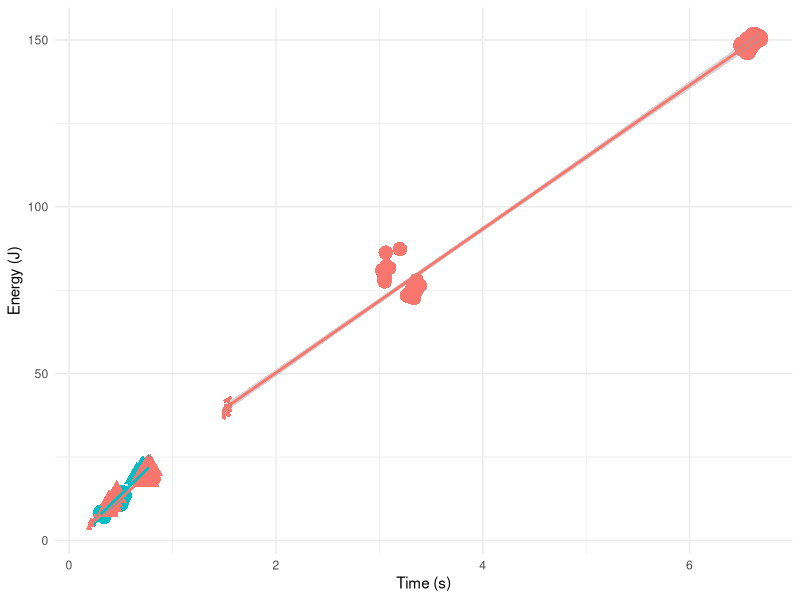
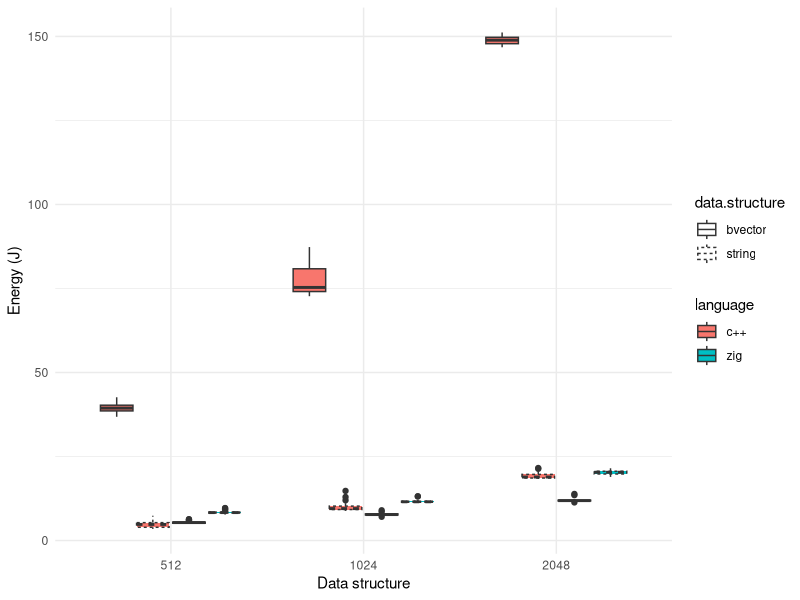
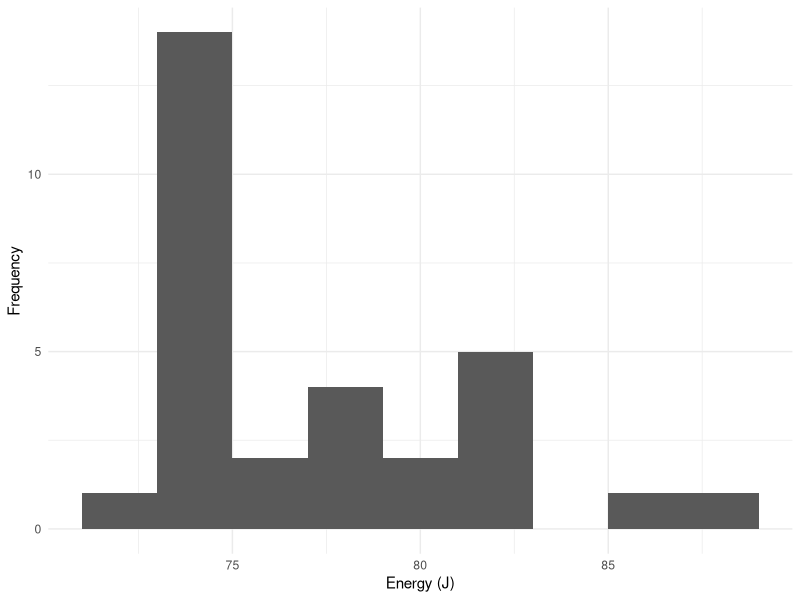
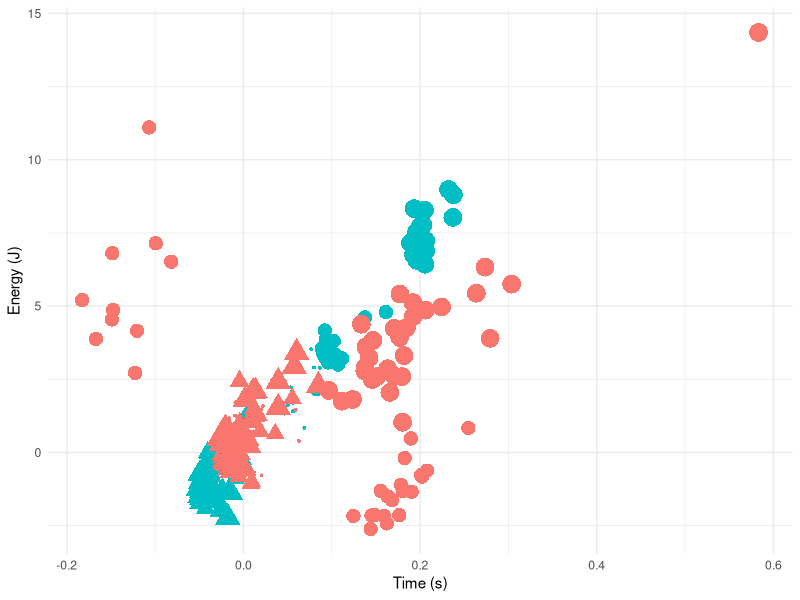
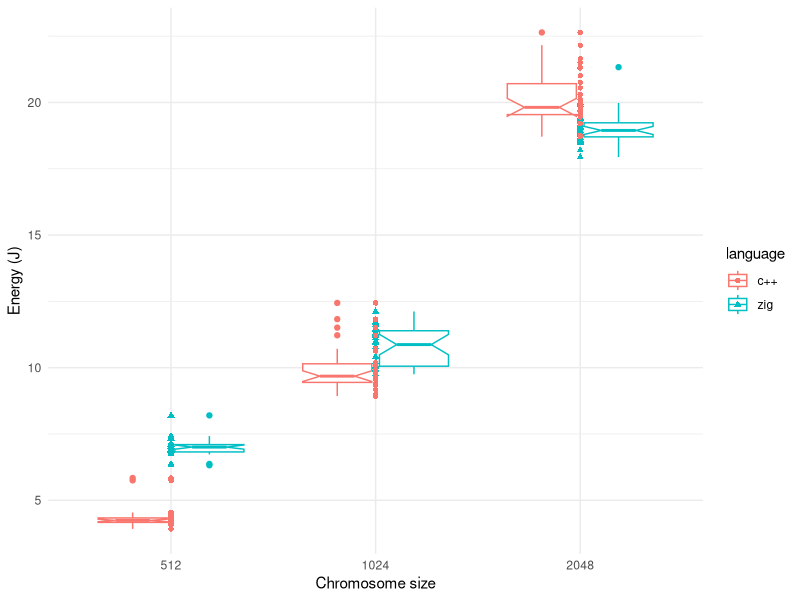
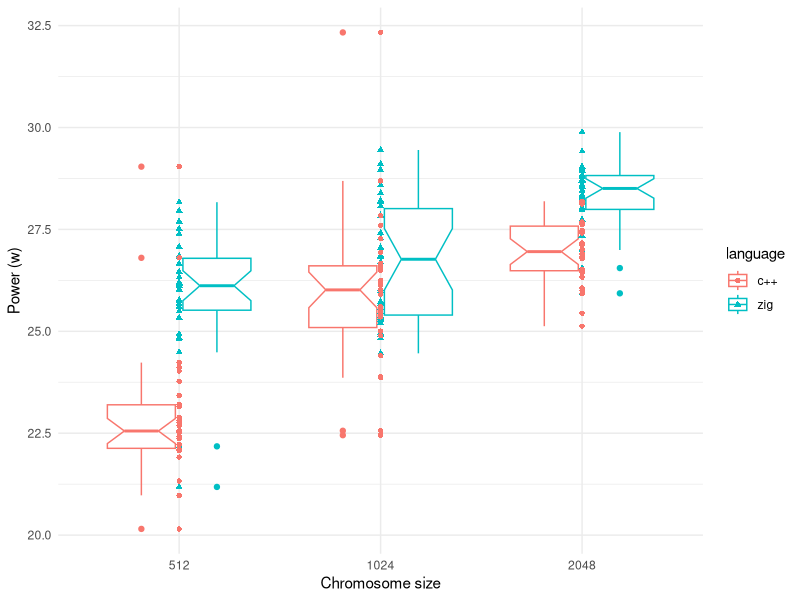
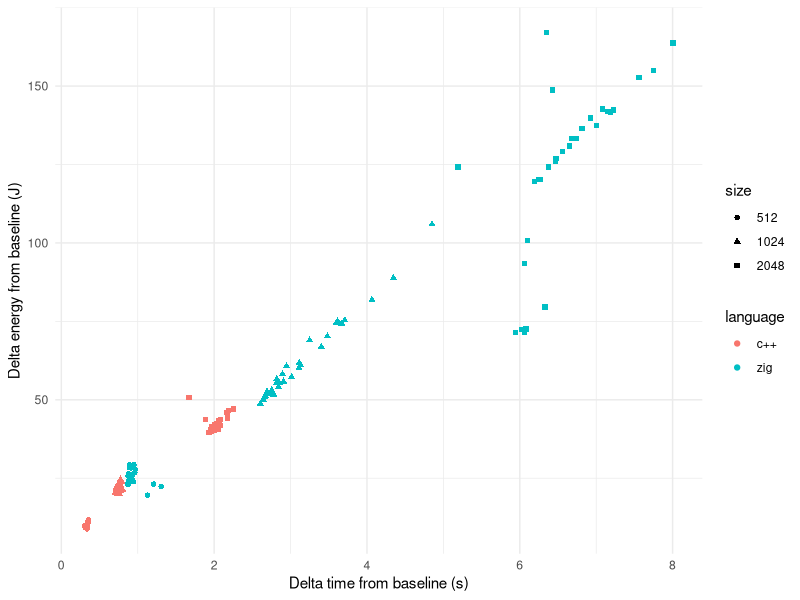

The R source for these figures, in order:
## ----energy.gecco.generation, echo=FALSE, message=FALSE, fig.height=4, fig.cap="Energy vs. time for the chromosome generation problem (baseline). We use different shapes for data structures: circles for Boolean vectors, triangles for strings; languages are represented by different colors, with red representing C++ and blue zig; chromosome size is also represented by point size, with the biggest corresponding to 2048, and the smallest to 512. Lines represent a linear regression over experimental data from the same data structure."----
library(knitr)
zig.gen.bool <- read.csv("data/sea25-bool-base-11-Jan-11-54-03.csv")
zig.gen.bool$data.structure <- "bvector"
zig.gen.string <- read.csv("data/sea25-string-base-11-Jan-11-55-50.csv")
zig.gen.string$data.structure <- "string"
cpp.gen.bool <- read.csv("data/sea-bool-base-11-Jan-13-09-14.csv")
cpp.gen.bool$data.structure <- "bvector"
names(cpp.gen.bool)[names(cpp.gen.bool) == "Psys"] <- "PSys"
names(cpp.gen.bool)[names(cpp.gen.bool) == "Core"] <- "Cores"
cpp.gen.string <- read.csv("data/sea-string-base-11-Jan-13-06-25.csv")
names(cpp.gen.string)[names(cpp.gen.string) == "Psys"] <- "PSys"
names(cpp.gen.string)[names(cpp.gen.string) == "Core"] <- "Cores"
cpp.gen.string$data.structure <- "string"

gen.data <- rbind(zig.gen.bool, zig.gen.string, cpp.gen.bool, cpp.gen.string)
gen.data$language <- c(rep("zig", nrow(zig.gen.bool)), rep("zig", nrow(zig.gen.string)), rep("c++", nrow(cpp.gen.bool)), rep("c++", nrow(cpp.gen.string)))
gen.data$point.size <- log2(gen.data$size)-7

library(dplyr)
gen.data %>% group_by(language, data.structure, size ) %>% summarise(mean(PSys), sd(PSys), mean(seconds), sd(seconds)) -> gen.data.summary

library(ggplot2)
ggplot(gen.data, aes(x=seconds, y=PSys, color=language)) + geom_point(aes(fill=data.structure,shape=data.structure,size=point.size)) + theme_minimal() + geom_smooth(method="lm", aes( group=interaction(language,data.structure))) + labs(x="Time (s)", y="Energy (J)") + theme(legend.position="none")


## ----energy.gecco.generation.boxplot, echo=FALSE, message=FALSE, fig.height=4, fig.cap="Energy boxplot for the chromosome generation problem (baseline)."----
gen.data$size <- as.factor(gen.data$size)
ggplot(gen.data, aes(x=size, y=PSys, fill=language,linetype=data.structure)) + geom_boxplot() + theme_minimal() + labs(x="Data structure", y="Energy (J)")


## ----energy.gecco.histo, echo=F, message=F, fig.height=4, fig.cap="Histogram of energy consumption for the generation of Boolean vectors in C++ of length 2048",  fig.align="center"----
ggplot(cpp.gen.bool[ cpp.gen.bool$size == 1024,], aes(x=PSys)) + geom_histogram(binwidth = 2) + theme_minimal() + labs(x="Energy (J)", y="Frequency")


## ----energy.gecco.ops, echo=FALSE, message=FALSE, fig.height=4, fig.cap="Delta energy from baseline vs. delta time from baseline for genetic operators problem. Shapes and colors as in the previous Figure."----
zig.ops.bool <- read.csv("data/sea25-bool-ops-11-Jan-12-02-19.csv")
zig.ops.bool$data.structure <- "bvector"
zig.ops.bool$delta.PSys <- zig.ops.bool$PSys - c(rep(gen.data.summary[gen.data.summary$language=="zig" & gen.data.summary$data.structure=="bvector" & gen.data.summary$size==512,]$`mean(PSys)`,30), rep(gen.data.summary[gen.data.summary$language=="zig" & gen.data.summary$data.structure=="bvector" & gen.data.summary$size==1024,]$`mean(PSys)`,30), rep(gen.data.summary[gen.data.summary$language=="zig" & gen.data.summary$data.structure=="bvector" & gen.data.summary$size==2048,]$`mean(PSys)`,30))
zig.ops.bool$delta.seconds <- zig.ops.bool$seconds - c(rep(gen.data.summary[gen.data.summary$language=="zig" & gen.data.summary$data.structure=="bvector" & gen.data.summary$size==512,]$`mean(seconds)`,30), rep(gen.data.summary[gen.data.summary$language=="zig" & gen.data.summary$data.structure=="bvector" & gen.data.summary$size==1024,]$`mean(seconds)`,30), rep(gen.data.summary[gen.data.summary$language=="zig" & gen.data.summary$data.structure=="bvector" & gen.data.summary$size==2048,]$`mean(seconds)`,30))
zig.ops.string <- read.csv("data/sea25-string-ops-11-Jan-12-00-03.csv")
zig.ops.string$data.structure <- "string"
zig.ops.string$delta.PSys <- zig.ops.string$PSys - c(rep(gen.data.summary[gen.data.summary$language=="zig" & gen.data.summary$data.structure=="string" & gen.data.summary$size==512,]$`mean(PSys)`,30), rep(gen.data.summary[gen.data.summary$language=="zig" & gen.data.summary$data.structure=="string" & gen.data.summary$size==1024,]$`mean(PSys)`,30), rep(gen.data.summary[gen.data.summary$language=="zig" & gen.data.summary$data.structure=="string" & gen.data.summary$size==2048,]$`mean(PSys)`,30))
zig.ops.string$delta.seconds <- zig.ops.string$seconds - c(rep(gen.data.summary[gen.data.summary$language=="zig" & gen.data.summary$data.structure=="string" & gen.data.summary$size==512,]$`mean(seconds)`,30), rep(gen.data.summary[gen.data.summary$language=="zig" & gen.data.summary$data.structure=="string" & gen.data.summary$size==1024,]$`mean(seconds)`,30), rep(gen.data.summary[gen.data.summary$language=="zig" & gen.data.summary$data.structure=="string" & gen.data.summary$size==2048,]$`mean(seconds)`,30))
cpp.ops.bool <- read.csv("data/sea-bool-ops-11-Jan-13-16-29.csv")
cpp.ops.bool$data.structure <- "bvector"
names(cpp.ops.bool)[names(cpp.ops.bool) == "Psys"] <- "PSys"
names(cpp.ops.bool)[names(cpp.ops.bool) == "Core"] <- "Cores"
cpp.ops.bool$delta.PSys <- cpp.ops.bool$PSys - c(rep(gen.data.summary[gen.data.summary$language=="c++" & gen.data.summary$data.structure=="bvector" & gen.data.summary$size==512,]$`mean(PSys)`,30), rep(gen.data.summary[gen.data.summary$language=="c++" & gen.data.summary$data.structure=="bvector" & gen.data.summary$size==1024,]$`mean(PSys)`,30), rep(gen.data.summary[gen.data.summary$language=="c++" & gen.data.summary$data.structure=="bvector" & gen.data.summary$size==2048,]$`mean(PSys)`,30))
cpp.ops.bool$delta.seconds <- cpp.ops.bool$seconds - c(rep(gen.data.summary[gen.data.summary$language=="c++" & gen.data.summary$data.structure=="bvector" & gen.data.summary$size==512,]$`mean(seconds)`,30), rep(gen.data.summary[gen.data.summary$language=="c++" & gen.data.summary$data.structure=="bvector" & gen.data.summary$size==1024,]$`mean(seconds)`,30), rep(gen.data.summary[gen.data.summary$language=="c++" & gen.data.summary$data.structure=="bvector" & gen.data.summary$size==2048,]$`mean(seconds)`,30))
cpp.ops.string <- read.csv("data/sea-string-ops-11-Jan-13-24-20.csv")
cpp.ops.string$data.structure <- "string"
names(cpp.ops.string)[names(cpp.ops.string) == "Psys"] <- "PSys"
names(cpp.ops.string)[names(cpp.ops.string) == "Core"] <- "Cores"
cpp.ops.string$delta.PSys <- cpp.ops.string$PSys - c(rep(gen.data.summary[gen.data.summary$language=="c++" & gen.data.summary$data.structure=="string" & gen.data.summary$size==512,]$`mean(PSys)`,30), rep(gen.data.summary[gen.data.summary$language=="c++" & gen.data.summary$data.structure=="string" & gen.data.summary$size==1024,]$`mean(PSys)`,30), rep(gen.data.summary[gen.data.summary$language=="c++" & gen.data.summary$data.structure=="string" & gen.data.summary$size==2048,]$`mean(PSys)`,30))
cpp.ops.string$delta.seconds <- cpp.ops.string$seconds - c(rep(gen.data.summary[gen.data.summary$language=="c++" & gen.data.summary$data.structure=="string" & gen.data.summary$size==512,]$`mean(seconds)`,30), rep(gen.data.summary[gen.data.summary$language=="c++" & gen.data.summary$data.structure=="string" & gen.data.summary$size==1024,]$`mean(seconds)`,30), rep(gen.data.summary[gen.data.summary$language=="c++" & gen.data.summary$data.structure=="string" & gen.data.summary$size==2048,]$`mean(seconds)`,30))

ops.data <- rbind(zig.ops.bool, zig.ops.string, cpp.ops.bool, cpp.ops.string)
ops.data$language <- c(rep("zig", nrow(zig.gen.bool)), rep("zig", nrow(zig.gen.string)), rep("c++", nrow(cpp.gen.bool)), rep("c++", nrow(cpp.gen.string)))
ops.data$point.size <- log2(ops.data$size)-7

ops.data %>% group_by(language, data.structure, size) %>% summarise(mean(delta.PSys), sd(delta.PSys), mean(delta.seconds), sd(delta.seconds)) -> ops.data.summary

ggplot(ops.data, aes(x=delta.seconds, y=delta.PSys, color=language)) + geom_point(aes(fill=data.structure,shape=data.structure,size=point.size)) + theme_minimal() + labs(x="Time (s)", y="Energy (J)") + theme(legend.position="none")


## ----energy.gecco.string, echo=F, message=F, fig.height=4, fig.cap="Boxplot of PSys energy consumption using the bit string chromosome for the two languages and different sizes",  fig.align="center"----
ops.data$size <- as.factor(ops.data$size)
ggplot(ops.data[ops.data$data.structure=="string",], aes(x=size, y=PSys, color=language)) + geom_boxplot(notch=T) + geom_point(aes(fill=language,shape=language)) + theme_minimal() + labs(x="Chromosome size", y="Energy (J)")
string.ops.data <- ops.data[ops.data$data.structure=="string",]
differences.512 <- t.test(string.ops.data[string.ops.data$size==512 & string.ops.data$language=="c++",]$PSys, string.ops.data[string.ops.data$size==512 & string.ops.data$language=="zig",]$PSys,alternative = "less")
differences.1024 <- t.test(string.ops.data[string.ops.data$size==1024 & string.ops.data$language=="c++",]$PSys, string.ops.data[string.ops.data$size==1024 & string.ops.data$language=="zig",]$PSys,alternative = "less")
differences.2048 <- t.test(string.ops.data[string.ops.data$size==2048 & string.ops.data$language=="c++",]$PSys, string.ops.data[string.ops.data$size==2048 & string.ops.data$language=="zig",]$PSys, alternative = "greater")


## ----energy.gecco.string.power, echo=F, message=F, fig.height=4, fig.cap="Boxplot of PSys power (energy over time) consumption using the bit string chromosome for the two languages and different sizes.",  fig.align="center"----
string.ops.data$power <- string.ops.data$PSys/string.ops.data$seconds
ggplot(string.ops.data, aes(x=size, y=power, color=language)) + geom_boxplot(notch=T) + geom_point(aes(fill=language,shape=language)) + theme_minimal() + labs(x="Chromosome size", y="Power (w)")


## ----energy.gecco.hiff, echo=FALSE, message=FALSE, fig.height=4, fig.cap="Delta energy from baseline vs. delta time from baseline for the HIFF fitness function for bitstring chromosomes in C++ and zig."----
zig.hiff.string <- read.csv("data/sea25-hiff-11-Jan-12-03-44.csv")
zig.hiff.string$delta.PSys <- zig.hiff.string$PSys - c(rep(gen.data.summary[gen.data.summary$language=="zig" & gen.data.summary$data.structure=="string" & gen.data.summary$size==512,]$`mean(PSys)`,30), rep(gen.data.summary[gen.data.summary$language=="zig" & gen.data.summary$data.structure=="string" & gen.data.summary$size==1024,]$`mean(PSys)`,30), rep(gen.data.summary[gen.data.summary$language=="zig" & gen.data.summary$data.structure=="string" & gen.data.summary$size==2048,]$`mean(PSys)`,30))
zig.hiff.string$delta.seconds <- zig.hiff.string$seconds - c(rep(gen.data.summary[gen.data.summary$language=="zig" & gen.data.summary$data.structure=="string" & gen.data.summary$size==512,]$`mean(seconds)`,30), rep(gen.data.summary[gen.data.summary$language=="zig" & gen.data.summary$data.structure=="string" & gen.data.summary$size==1024,]$`mean(seconds)`,30), rep(gen.data.summary[gen.data.summary$language=="zig" & gen.data.summary$data.structure=="string" & gen.data.summary$size==2048,]$`mean(seconds)`,30))
zig.hiff.string$language <- "zig"
cpp.hiff.string <- read.csv("data/sea-string-hiff-11-Jan-13-39-12.csv")
names(cpp.hiff.string)[names(cpp.hiff.string) == "Psys"] <- "PSys"
names(cpp.hiff.string)[names(cpp.hiff.string) == "Core"] <- "Cores"
cpp.hiff.string$delta.PSys <- cpp.hiff.string$PSys - c(rep(gen.data.summary[gen.data.summary$language=="c++" & gen.data.summary$data.structure=="string" & gen.data.summary$size==512,]$`mean(PSys)`,30), rep(gen.data.summary[gen.data.summary$language=="c++" & gen.data.summary$data.structure=="string" & gen.data.summary$size==1024,]$`mean(PSys)`,30), rep(gen.data.summary[gen.data.summary$language=="c++" & gen.data.summary$data.structure=="string" & gen.data.summary$size==2048,]$`mean(PSys)`,30))
cpp.hiff.string$delta.seconds <- cpp.hiff.string$seconds - c(rep(gen.data.summary[gen.data.summary$language=="c++" & gen.data.summary$data.structure=="string" & gen.data.summary$size==512,]$`mean(seconds)`,30), rep(gen.data.summary[gen.data.summary$language=="c++" & gen.data.summary$data.structure=="string" & gen.data.summary$size==1024,]$`mean(seconds)`,30), rep(gen.data.summary[gen.data.summary$language=="c++" & gen.data.summary$data.structure=="string" & gen.data.summary$size==2048,]$`mean(seconds)`,30))
cpp.hiff.string$language <- "c++"

hiff.data <- rbind(zig.hiff.string, cpp.hiff.string)
hiff.data$size <- factor(hiff.data$size)
ggplot(hiff.data, aes(x=delta.seconds, y=delta.PSys, color=language, shape=size)) + geom_point() + theme_minimal() + labs(x="Delta time from baseline (s)", y="Delta energy from baseline (J)")


## ----energy.gecco.hiff.opsxjoule, echo=F, message=F----------------------------------------------------------------------------------------------
hiff.data$ops.joule <- 40000/hiff.data$delta.PSys

hiff.data %>% group_by(language, size) %>% summarise(`mean(delta.PSys)`=mean(delta.PSys), `sd(delta.PSys)`=sd(delta.PSys), `mean(delta.seconds)`=mean(delta.seconds), `sd(delta.seconds)`=sd(delta.seconds), `mean(ops.joule)`=mean(ops.joule), `sd(ops.joule)`=sd(ops.joule)) -> hiff.data.summary

library(kableExtra)

hiff.data.summary$Joules <- paste0(round(hiff.data.summary$`mean(delta.PSys)`,2), " (", round(hiff.data.summary$`sd(delta.PSys)`,2), ")")
hiff.data.summary$"Ops per Joule" <- paste0(round(hiff.data.summary$`mean(ops.joule)`,2), " (", round(hiff.data.summary$`sd(ops.joule)`,2), ")")

hiff.data.summary %>% select(language, size, Joules, "Ops per Joule") %>% arrange(size) %>% kable(digits=2, caption="\\protect\\label{tab:opsxjoule}Comparison of c++ and zig, HIFF function") %>% kable_styling(full_width = F)
